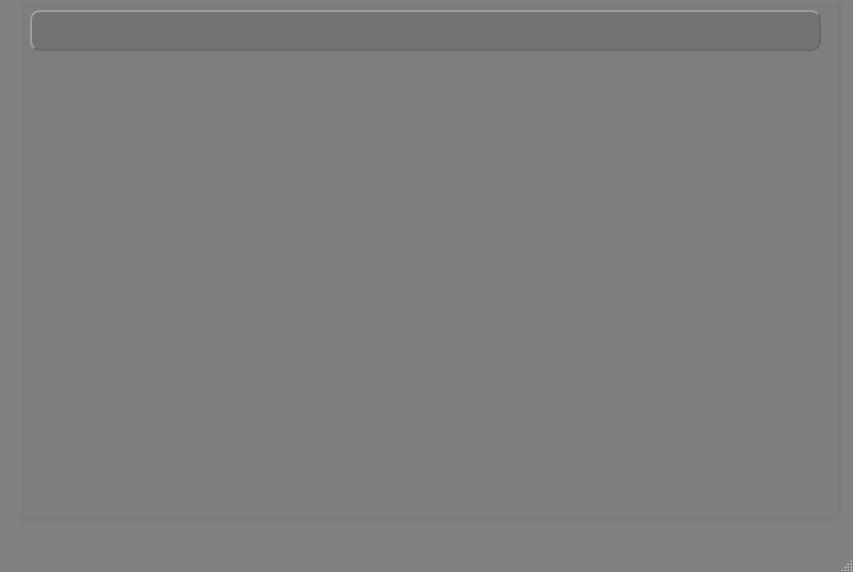
<?xml version="1.0" encoding="UTF-8"?>
<ui version="4.0">
 <class>MainWindow</class>
 <widget class="QMainWindow" name="MainWindow">
  <property name="geometry">
   <rect>
    <x>0</x>
    <y>0</y>
    <width>853</width>
    <height>572</height>
   </rect>
  </property>
  <property name="palette">
   <palette>
    <active>
     <colorrole role="Window">
      <brush brushstyle="SolidPattern">
       <color alpha="255">
        <red>128</red>
        <green>128</green>
        <blue>128</blue>
       </color>
      </brush>
     </colorrole>
    </active>
    <inactive>
     <colorrole role="Window">
      <brush brushstyle="SolidPattern">
       <color alpha="255">
        <red>128</red>
        <green>128</green>
        <blue>128</blue>
       </color>
      </brush>
     </colorrole>
    </inactive>
    <disabled>
     <colorrole role="Base">
      <brush brushstyle="SolidPattern">
       <color alpha="255">
        <red>128</red>
        <green>128</green>
        <blue>128</blue>
       </color>
      </brush>
     </colorrole>
     <colorrole role="Window">
      <brush brushstyle="SolidPattern">
       <color alpha="255">
        <red>128</red>
        <green>128</green>
        <blue>128</blue>
       </color>
      </brush>
     </colorrole>
    </disabled>
   </palette>
  </property>
  <property name="windowTitle">
   <string>MainWindow</string>
  </property>
  <widget class="QWidget" name="centralwidget">
   <widget class="QGroupBox" name="groupBox">
    <property name="enabled">
     <bool>true</bool>
    </property>
    <property name="geometry">
     <rect>
      <x>20</x>
      <y>0</y>
      <width>821</width>
      <height>521</height>
     </rect>
    </property>
    <property name="sizePolicy">
     <sizepolicy hsizetype="Expanding" vsizetype="Expanding">
      <horstretch>0</horstretch>
      <verstretch>0</verstretch>
     </sizepolicy>
    </property>
    <property name="palette">
     <palette>
      <active>
       <colorrole role="WindowText">
        <brush brushstyle="SolidPattern">
         <color alpha="255">
          <red>255</red>
          <green>255</green>
          <blue>255</blue>
         </color>
        </brush>
       </colorrole>
       <colorrole role="Button">
        <brush brushstyle="SolidPattern">
         <color alpha="255">
          <red>128</red>
          <green>128</green>
          <blue>128</blue>
         </color>
        </brush>
       </colorrole>
       <colorrole role="Light">
        <brush brushstyle="SolidPattern">
         <color alpha="255">
          <red>192</red>
          <green>192</green>
          <blue>192</blue>
         </color>
        </brush>
       </colorrole>
       <colorrole role="Midlight">
        <brush brushstyle="SolidPattern">
         <color alpha="255">
          <red>160</red>
          <green>160</green>
          <blue>160</blue>
         </color>
        </brush>
       </colorrole>
       <colorrole role="Dark">
        <brush brushstyle="SolidPattern">
         <color alpha="255">
          <red>64</red>
          <green>64</green>
          <blue>64</blue>
         </color>
        </brush>
       </colorrole>
       <colorrole role="Mid">
        <brush brushstyle="SolidPattern">
         <color alpha="255">
          <red>85</red>
          <green>85</green>
          <blue>85</blue>
         </color>
        </brush>
       </colorrole>
       <colorrole role="Text">
        <brush brushstyle="SolidPattern">
         <color alpha="255">
          <red>255</red>
          <green>255</green>
          <blue>255</blue>
         </color>
        </brush>
       </colorrole>
       <colorrole role="BrightText">
        <brush brushstyle="SolidPattern">
         <color alpha="255">
          <red>255</red>
          <green>255</green>
          <blue>255</blue>
         </color>
        </brush>
       </colorrole>
       <colorrole role="ButtonText">
        <brush brushstyle="SolidPattern">
         <color alpha="255">
          <red>255</red>
          <green>255</green>
          <blue>255</blue>
         </color>
        </brush>
       </colorrole>
       <colorrole role="Base">
        <brush brushstyle="SolidPattern">
         <color alpha="255">
          <red>0</red>
          <green>0</green>
          <blue>0</blue>
         </color>
        </brush>
       </colorrole>
       <colorrole role="Window">
        <brush brushstyle="SolidPattern">
         <color alpha="255">
          <red>128</red>
          <green>128</green>
          <blue>128</blue>
         </color>
        </brush>
       </colorrole>
       <colorrole role="Shadow">
        <brush brushstyle="SolidPattern">
         <color alpha="255">
          <red>0</red>
          <green>0</green>
          <blue>0</blue>
         </color>
        </brush>
       </colorrole>
       <colorrole role="AlternateBase">
        <brush brushstyle="SolidPattern">
         <color alpha="255">
          <red>64</red>
          <green>64</green>
          <blue>64</blue>
         </color>
        </brush>
       </colorrole>
       <colorrole role="ToolTipBase">
        <brush brushstyle="SolidPattern">
         <color alpha="255">
          <red>255</red>
          <green>255</green>
          <blue>220</blue>
         </color>
        </brush>
       </colorrole>
       <colorrole role="ToolTipText">
        <brush brushstyle="SolidPattern">
         <color alpha="255">
          <red>0</red>
          <green>0</green>
          <blue>0</blue>
         </color>
        </brush>
       </colorrole>
       <colorrole role="PlaceholderText">
        <brush brushstyle="SolidPattern">
         <color alpha="127">
          <red>255</red>
          <green>255</green>
          <blue>255</blue>
         </color>
        </brush>
       </colorrole>
      </active>
      <inactive>
       <colorrole role="WindowText">
        <brush brushstyle="SolidPattern">
         <color alpha="255">
          <red>255</red>
          <green>255</green>
          <blue>255</blue>
         </color>
        </brush>
       </colorrole>
       <colorrole role="Button">
        <brush brushstyle="SolidPattern">
         <color alpha="255">
          <red>128</red>
          <green>128</green>
          <blue>128</blue>
         </color>
        </brush>
       </colorrole>
       <colorrole role="Light">
        <brush brushstyle="SolidPattern">
         <color alpha="255">
          <red>192</red>
          <green>192</green>
          <blue>192</blue>
         </color>
        </brush>
       </colorrole>
       <colorrole role="Midlight">
        <brush brushstyle="SolidPattern">
         <color alpha="255">
          <red>160</red>
          <green>160</green>
          <blue>160</blue>
         </color>
        </brush>
       </colorrole>
       <colorrole role="Dark">
        <brush brushstyle="SolidPattern">
         <color alpha="255">
          <red>64</red>
          <green>64</green>
          <blue>64</blue>
         </color>
        </brush>
       </colorrole>
       <colorrole role="Mid">
        <brush brushstyle="SolidPattern">
         <color alpha="255">
          <red>85</red>
          <green>85</green>
          <blue>85</blue>
         </color>
        </brush>
       </colorrole>
       <colorrole role="Text">
        <brush brushstyle="SolidPattern">
         <color alpha="255">
          <red>255</red>
          <green>255</green>
          <blue>255</blue>
         </color>
        </brush>
       </colorrole>
       <colorrole role="BrightText">
        <brush brushstyle="SolidPattern">
         <color alpha="255">
          <red>255</red>
          <green>255</green>
          <blue>255</blue>
         </color>
        </brush>
       </colorrole>
       <colorrole role="ButtonText">
        <brush brushstyle="SolidPattern">
         <color alpha="255">
          <red>255</red>
          <green>255</green>
          <blue>255</blue>
         </color>
        </brush>
       </colorrole>
       <colorrole role="Base">
        <brush brushstyle="SolidPattern">
         <color alpha="255">
          <red>0</red>
          <green>0</green>
          <blue>0</blue>
         </color>
        </brush>
       </colorrole>
       <colorrole role="Window">
        <brush brushstyle="SolidPattern">
         <color alpha="255">
          <red>128</red>
          <green>128</green>
          <blue>128</blue>
         </color>
        </brush>
       </colorrole>
       <colorrole role="Shadow">
        <brush brushstyle="SolidPattern">
         <color alpha="255">
          <red>0</red>
          <green>0</green>
          <blue>0</blue>
         </color>
        </brush>
       </colorrole>
       <colorrole role="AlternateBase">
        <brush brushstyle="SolidPattern">
         <color alpha="255">
          <red>64</red>
          <green>64</green>
          <blue>64</blue>
         </color>
        </brush>
       </colorrole>
       <colorrole role="ToolTipBase">
        <brush brushstyle="SolidPattern">
         <color alpha="255">
          <red>255</red>
          <green>255</green>
          <blue>220</blue>
         </color>
        </brush>
       </colorrole>
       <colorrole role="ToolTipText">
        <brush brushstyle="SolidPattern">
         <color alpha="255">
          <red>0</red>
          <green>0</green>
          <blue>0</blue>
         </color>
        </brush>
       </colorrole>
       <colorrole role="PlaceholderText">
        <brush brushstyle="SolidPattern">
         <color alpha="127">
          <red>255</red>
          <green>255</green>
          <blue>255</blue>
         </color>
        </brush>
       </colorrole>
      </inactive>
      <disabled>
       <colorrole role="WindowText">
        <brush brushstyle="SolidPattern">
         <color alpha="255">
          <red>64</red>
          <green>64</green>
          <blue>64</blue>
         </color>
        </brush>
       </colorrole>
       <colorrole role="Button">
        <brush brushstyle="SolidPattern">
         <color alpha="255">
          <red>128</red>
          <green>128</green>
          <blue>128</blue>
         </color>
        </brush>
       </colorrole>
       <colorrole role="Light">
        <brush brushstyle="SolidPattern">
         <color alpha="255">
          <red>192</red>
          <green>192</green>
          <blue>192</blue>
         </color>
        </brush>
       </colorrole>
       <colorrole role="Midlight">
        <brush brushstyle="SolidPattern">
         <color alpha="255">
          <red>160</red>
          <green>160</green>
          <blue>160</blue>
         </color>
        </brush>
       </colorrole>
       <colorrole role="Dark">
        <brush brushstyle="SolidPattern">
         <color alpha="255">
          <red>64</red>
          <green>64</green>
          <blue>64</blue>
         </color>
        </brush>
       </colorrole>
       <colorrole role="Mid">
        <brush brushstyle="SolidPattern">
         <color alpha="255">
          <red>85</red>
          <green>85</green>
          <blue>85</blue>
         </color>
        </brush>
       </colorrole>
       <colorrole role="Text">
        <brush brushstyle="SolidPattern">
         <color alpha="255">
          <red>64</red>
          <green>64</green>
          <blue>64</blue>
         </color>
        </brush>
       </colorrole>
       <colorrole role="BrightText">
        <brush brushstyle="SolidPattern">
         <color alpha="255">
          <red>255</red>
          <green>255</green>
          <blue>255</blue>
         </color>
        </brush>
       </colorrole>
       <colorrole role="ButtonText">
        <brush brushstyle="SolidPattern">
         <color alpha="255">
          <red>64</red>
          <green>64</green>
          <blue>64</blue>
         </color>
        </brush>
       </colorrole>
       <colorrole role="Base">
        <brush brushstyle="SolidPattern">
         <color alpha="255">
          <red>128</red>
          <green>128</green>
          <blue>128</blue>
         </color>
        </brush>
       </colorrole>
       <colorrole role="Window">
        <brush brushstyle="SolidPattern">
         <color alpha="255">
          <red>128</red>
          <green>128</green>
          <blue>128</blue>
         </color>
        </brush>
       </colorrole>
       <colorrole role="Shadow">
        <brush brushstyle="SolidPattern">
         <color alpha="255">
          <red>0</red>
          <green>0</green>
          <blue>0</blue>
         </color>
        </brush>
       </colorrole>
       <colorrole role="AlternateBase">
        <brush brushstyle="SolidPattern">
         <color alpha="255">
          <red>128</red>
          <green>128</green>
          <blue>128</blue>
         </color>
        </brush>
       </colorrole>
       <colorrole role="ToolTipBase">
        <brush brushstyle="SolidPattern">
         <color alpha="255">
          <red>255</red>
          <green>255</green>
          <blue>220</blue>
         </color>
        </brush>
       </colorrole>
       <colorrole role="ToolTipText">
        <brush brushstyle="SolidPattern">
         <color alpha="255">
          <red>0</red>
          <green>0</green>
          <blue>0</blue>
         </color>
        </brush>
       </colorrole>
       <colorrole role="PlaceholderText">
        <brush brushstyle="SolidPattern">
         <color alpha="127">
          <red>64</red>
          <green>64</green>
          <blue>64</blue>
         </color>
        </brush>
       </colorrole>
      </disabled>
     </palette>
    </property>
    <property name="styleSheet">
     <string notr="true"/>
    </property>
    <property name="title">
     <string notr="true"/>
    </property>
    <property name="alignment">
     <set>Qt::AlignCenter</set>
    </property>
    <property name="flat">
     <bool>true</bool>
    </property>
    <widget class="QLineEdit" name="LineEdit">
     <property name="geometry">
      <rect>
       <x>10</x>
       <y>10</y>
       <width>791</width>
       <height>41</height>
      </rect>
     </property>
     <property name="font">
      <font>
       <family>Frank Ruehl CLM</family>
       <pointsize>18</pointsize>
       <bold>true</bold>
      </font>
     </property>
     <property name="cursor">
      <cursorShape>ArrowCursor</cursorShape>
     </property>
     <property name="mouseTracking">
      <bool>false</bool>
     </property>
     <property name="styleSheet">
      <string notr="true">background-color: rgb(115,115,115);
color: white;
border-style: outset;
border-width: 2px;
border-radius: 10px;
border-color: rgb(105,105,105);
</string>
     </property>
     <property name="cursorMoveStyle">
      <enum>Qt::VisualMoveStyle</enum>
     </property>
    </widget>
   </widget>
  </widget>
  <widget class="QMenuBar" name="menubar">
   <property name="geometry">
    <rect>
     <x>0</x>
     <y>0</y>
     <width>853</width>
     <height>21</height>
    </rect>
   </property>
  </widget>
  <widget class="QStatusBar" name="statusbar"/>
 </widget>
 <resources/>
 <connections/>
</ui>
